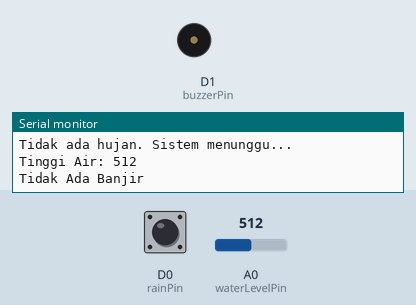
This sketch was run on a simulated ESP8266 (NodeMCU). Shown: buzzer (waves = sounding, pin HIGH), the last lines printed to the serial monitor. The inputs (shaded band) are chosen by the test bench; at power-on: A0 (waterLevelPin) = 512, D0 (rainPin) HIGH. WiFi joins after 1.5 s; servers stay silent unless stated.

Above: at 3.5 s.
3.6 s: A0 (waterLevelPin) set to 992
5.5 s: A0 (waterLevelPin) set to 1007
At 6.36 s:
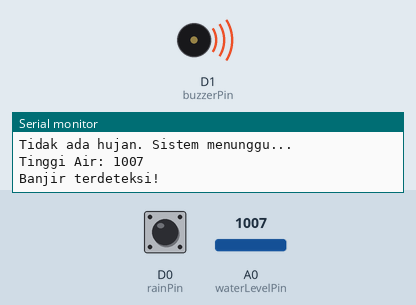
13.0 s: A0 (waterLevelPin) set to 990
At 13.5 s:
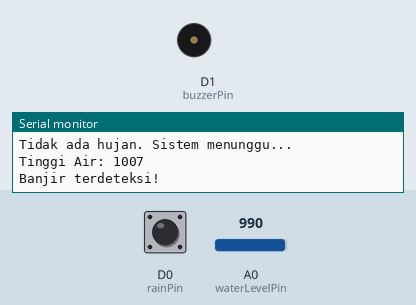
14.5 s: A0 (waterLevelPin) set to 1010
At 14.9 s:
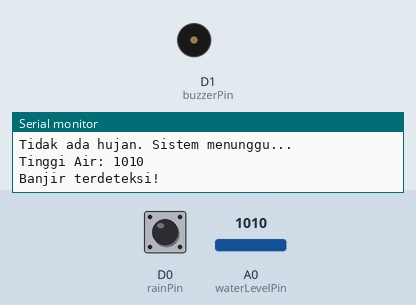
Timing chart, 0 to 19.5 s (numbered marks = the images above; inputs shaded):
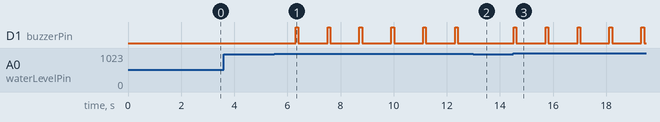

The sketch:

sketch_nov17b.ino
```cpp
#define BLYNK_TEMPLATE_ID "TMPL6nGlJDoEK"
#define BLYNK_TEMPLATE_NAME "Rain Drop Alert"
#define BLYNK_AUTH_TOKEN "kwWWriYiRiv0th0zi5Ur-7Xvt9jf_AbD"

#define BLYNK_PRINT Serial
// #include <Blynk.h>

#include <ESP8266WiFi.h>
#include <BlynkSimpleEsp8266.h>

const char* ssid = "meow";
const char* password = "kayabiasa";

const int rainPin = D0;  // Pin untuk sensor hujan
const int waterLevelPin = A0;  // Pin untuk sensor ketinggian air
int buzzerPin = D1; // Pin untuk buzzer
const int thresholdWaterLevel = 1000;  // Ubah nilai ini sesuai dengan tinggi air yang diinginkan
int delayInterval = 5000;  // Jeda pemberitahuan dalam milidetik (10 detik)
bool isRaining = false;

void setup() {
  Serial.begin(115200);

  // Hubungkan ke WiFi
  WiFi.begin(ssid, password);
  while (WiFi.status() != WL_CONNECTED) {
    delay(1000);
    Serial.println("Connecting to WiFi...");
  }
  Serial.println("Connected to WiFi");

  pinMode(rainPin, INPUT);
  pinMode(waterLevelPin, INPUT);
  pinMode(buzzerPin, OUTPUT);

  // Connect blynk
  Blynk.begin(BLYNK_AUTH_TOKEN, ssid, password);
}

void loop() {
  int rainValue = digitalRead(rainPin);

  if (rainValue == LOW) {
    isRaining = true;
    Serial.println("Hujan terdeteksi. Sistem diaktifkan.");
    Blynk.logEvent("rainalert");
  } else {
    isRaining = false;
    Serial.println("Tidak ada hujan. Sistem menunggu...");
  }
  waterlevel();
  delay(1000);
}

void waterlevel(){
  int waterLevelValue = analogRead(waterLevelPin);

  Serial.print("Tinggi Air: ");
  Serial.println(waterLevelValue);

  if (waterLevelValue > thresholdWaterLevel) {
    Serial.println("Banjir terdeteksi!");
    activateBuzzer();
    Blynk.logEvent("alert");
  } else {
    Serial.println("Tidak Ada Banjir");
  }

  Blynk.virtualWrite(V0, waterLevelValue);
  Blynk.run();
}

void activateBuzzer() {
  digitalWrite(buzzerPin, HIGH);
  delay(100);
  digitalWrite(buzzerPin, LOW);
  delay(100);
}
```

Measured:
- the behaviour switches between 1000 and 1001 on A0 (waterLevelPin) (found by bisection; images 0 and 1)
- after the input at 5.5 s, D1 (buzzerPin): alternates HIGH for 0.10 s and LOW for 1.1 s, starting after 0.81 s
- after the input at 13.0 s, D1 (buzzerPin): stays LOW (without the input it goes to HIGH after 0.52 s)
- after the input at 14.5 s, D1 (buzzerPin): alternates HIGH for 0.10 s and LOW for 1.1 s, starting at once
